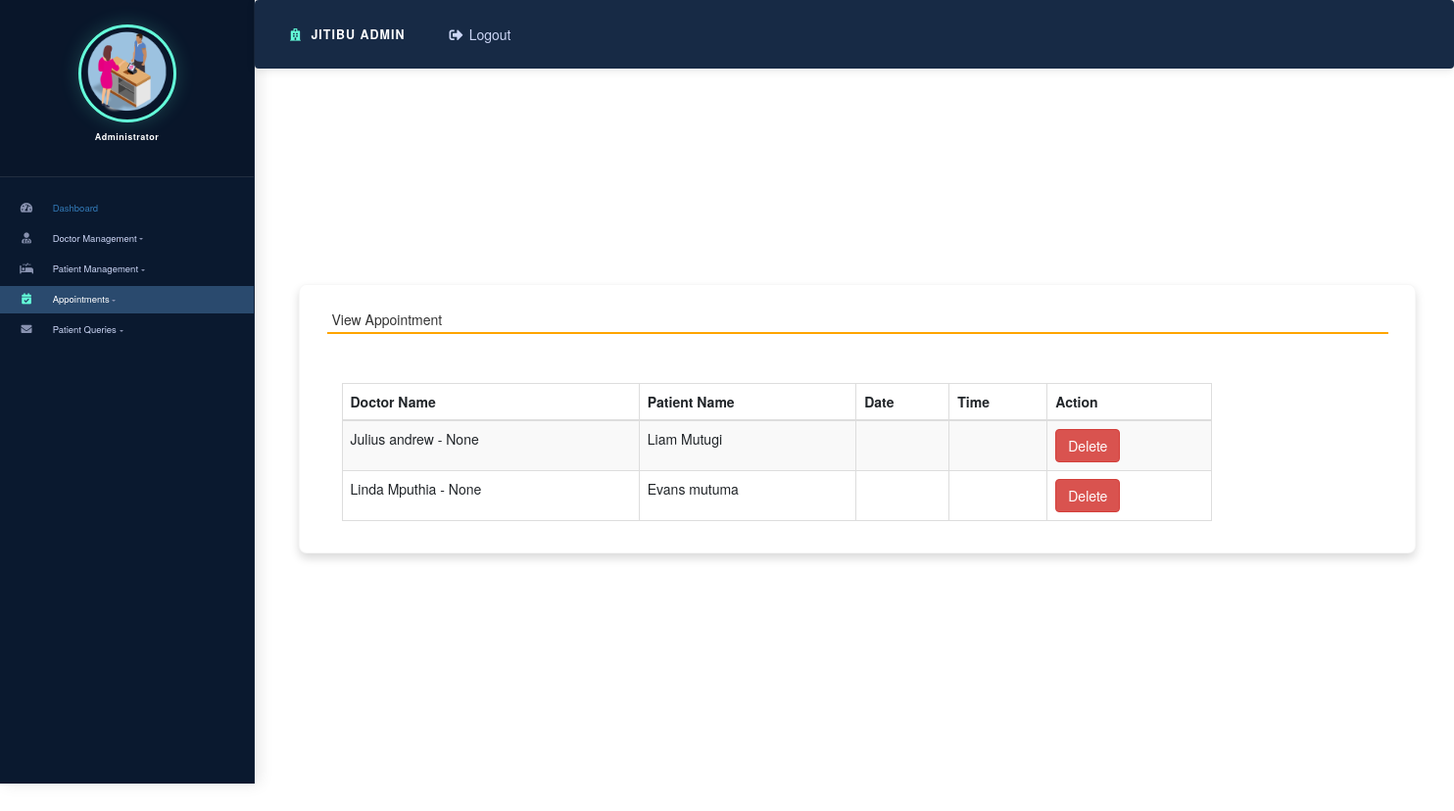
Screenshot of /view_appointment (signed in) with the database file from the repository.
### tuponye/models.py (models this page shows, shortened)
class Appointment(models.Model):
    STATUS_CHOICES = [
        ('Scheduled', 'Scheduled'),
        ('Completed', 'Completed'),
        ('Cancelled', 'Cancelled'),
        ('No Show', 'No Show'),
        ('Rescheduled', 'Rescheduled'),
    ]
    doctor = models.ForeignKey(Doctor, on_delete=models.CASCADE)
    patient = models.ForeignKey(Patient, on_delete=models.CASCADE)
    department = models.ForeignKey(Department, on_delete=models.SET_NULL, blank=True, null=True)
    appointment_date = models.DateField()
    appointment_time = models.TimeField()
    end_time = models.TimeField(blank=True, null=True)
    status = models.CharField(max_length=20, choices=STATUS_CHOICES, default='Scheduled')
    reason = models.TextField(blank=True, null=True)
    symptoms = models.TextField(blank=True, null=True)
    is_follow_up = models.BooleanField(default=False)
    previous_appointment = models.ForeignKey('self', on_delete=models.SET_NULL, blank=True, null=True)
    notes = models.TextField(blank=True, null=True)
    created_at = models.DateTimeField(auto_now_add=True, blank=True, null=True)
    updated_at = models.DateTimeField(auto_now=True, blank=True, null=True)

class Doctor(models.Model):
    GENDER_CHOICES = [
        ('M', 'Male'),
        ('F', 'Female'),
        ('O', 'Other'),
    ]
    user = models.OneToOneField('auth.User', on_delete=models.CASCADE, blank=True, null=True)
    department = models.ForeignKey(Department, on_delete=models.SET_NULL, blank=True, null=True)
    name = models.CharField(max_length=100)
    gender = models.CharField(max_length=1, choices=GENDER_CHOICES, blank=True, null=True)
    date_of_birth = models.DateField(blank=True, null=True)
    mobile = models.CharField(max_length=15, blank=True, null=True)
    alternate_mobile = models.CharField(max_length=15, blank=True, null=True)
    email = models.EmailField(blank=True, null=True)
    speciality = models.CharField(max_length=100, blank=True, null=True)
    qualification = models.CharField(max_length=200, blank=True, null=True)
    experience = models.PositiveIntegerField(blank=True, null=True)
    consultation_fee = models.DecimalField(max_digits=10, decimal_places=2, blank=True, null=True)
    available_days = models.CharField(max_length=100, blank=True, null=True)
    available_time = models.CharField(max_length=100, blank=True, null=True)
    address = models.TextField(blank=True, null=True)
    city = models.CharField(max_length=50, blank=True, null=True)
    state = models.CharField(max_length=50, blank=True, null=True)
    pincode = models.CharField(max_length=10, blank=True, null=True)
    bio = models.TextField(blank=True, null=True)
    profile_picture = models.ImageField(upload_to='doctors/', blank=True, null=True)
    is_active = models.BooleanField(default=True)
    created_at = models.DateTimeField(auto_now_add=True , blank=True, null=True)
    updated_at = models.DateTimeField(auto_now=True, blank=True, null=True)
    def __str__(self):
        return f"{self.name} - {self.speciality}"

class Patient(models.Model):
    GENDER_CHOICES = [
        ('M', 'Male'),
        ('F', 'Female'),
        ('O', 'Other'),
    ]
    BLOOD_GROUP_CHOICES = [
        ('A+', 'A+'),
        ('A-', 'A-'),
        ('B+', 'B+'),
        ('B-', 'B-'),
        ('AB+', 'AB+'),
        ('AB-', 'AB-'),
        ('O+', 'O+'),
        ('O-', 'O-'),
    ]
    user = models.OneToOneField('auth.User', on_delete=models.CASCADE, blank=True, null=True)
    name = models.CharField(max_length=100)
    gender = models.CharField(max_length=1, choices=GENDER_CHOICES, blank=True, null=True)
    date_of_birth = models.DateField(blank=True, null=True)
    age = models.PositiveIntegerField(blank=True, null=True)
    blood_group = models.CharField(max_length=3, choices=BLOOD_GROUP_CHOICES, blank=True, null=True)
    mobile = models.CharField(max_length=15, blank=True, null=True)
    alternate_mobile = models.CharField(max_length=15, blank=True, null=True)
    email = models.EmailField(blank=True, null=True)
    address = models.TextField(blank=True, null=True)
    city = models.CharField(max_length=50, blank=True, null=True)
    state = models.CharField(max_length=50, blank=True, null=True)
    pincode = models.CharField(max_length=10, blank=True, null=True)
    occupation = models.CharField(max_length=100, blank=True, null=True)
    marital_status = models.CharField(max_length=20, blank=True, null=True)
    emergency_contact_name = models.CharField(max_length=100, blank=True, null=True)
    emergency_contact_relation = models.CharField(max_length=50, blank=True, null=True)
    emergency_contact_number = models.CharField(max_length=15, blank=True, null=True)
    profile_picture = models.ImageField(upload_to='patients/', blank=True, null=True)
    created_at = models.DateTimeField(auto_now_add=True, blank=True, null=True)
    updated_at = models.DateTimeField(auto_now=True, blank=True, null=True)
    def __str__(self):
        return self.name

### tuponye/views.py (the view)
# urls.py: path('view_appointment', views.view_appointment, name='view_appointment'),
def view_appointment(request):
    if not request.user.is_staff:
        return redirect('login')
    appointment = Appointment.objects.all()
    d = {'appointment':appointment}
    return render(request,'view_appointment.html', d)

### templates/view_appointment.html (shortened to what this page needs)
{% extends 'admin_nav.html' %}
{% load static %}
{% block content %}
<link rel="stylesheet" href="https://maxcdn.bootstrapcdn.com/bootstrap/3.4.1/css/bootstrap.min.css">
  <link rel="stylesheet" href="https://cdnjs.cloudflare.com/ajax/libs/font-awesome/4.7.0/css/font-awesome.min.css">
  <link rel="stylesheet" href="https://use.fontawesome.com/releases/v5.6.3/css/all.css">
<br><br><br><br>
<div class="container card shadow m-5">
    <div class="card-body">
        <h5 class="p-2" style="border-bottom: 2px solid orange">View Appointment</h5>
		<div class="container mt-5">
		<table id="example" class="table table-striped table-bordered table-sm" style="width:80%">
			<thead>
				<tr>
					<th>Doctor Name</th>
					<th>Patient Name</th>
                    <th>Date</th>
					<th>Time</th>
					<th>Action</th>
				</tr>
			</thead>
			<tbody>
            {% for i in appointment %}
			<tr>
				<td>{{i.doctor}}</td>
				<td>{{i.patient}}</td>
				<td>{{i.date1}}</td>
				<td>{{i.time1}}</td>
				<td><a href="{% url 'delete_appointment' i.id %}" onclick="return confirm('Are you ready to delete this record ?')" class="btn btn-danger">Delete</a></td>
			</tr>
			{% endfor %}
			</tbody>
		</table>
	 </div>
	</div>
</div>
{% endblock content %}

### static/style.css (style rules this page uses)
body { padding-left: 240px; }

### templates/admin_nav.html (style rules this page uses)
:root { --primary-dark: #0A192F; --primary-blue: #172A45; --secondary-blue: #2A4A6E; --light-blue: #64FFDA; --text-white: #FFFFFF; --text-light: #CCD6F6; --text-muted: #8892B0; --hover-blue: #1E3A8A; }
body { font-family: 'Open Sans', sans-serif; background-color: #F8FAFC; color: #333; padding-left: 260px; min-height: 100vh; }
a { color: var(--text-light); text-decoration: none; transition: all 0.2s ease; }
.card { border: none; border-radius: 8px; box-shadow: 0 4px 12px rgba(0, 0, 0, 0.05); margin-bottom: 25px; transition: transform 0.2s, box-shadow 0.2s; border: 1px solid rgba(0, 0, 0, 0.03); }

### rows the page displays
Appointment: doctor "Julius andrew - None", patient "Liam Mutugi"
Appointment: doctor "Linda Mputhia - None", patient "Evans mutuma"
